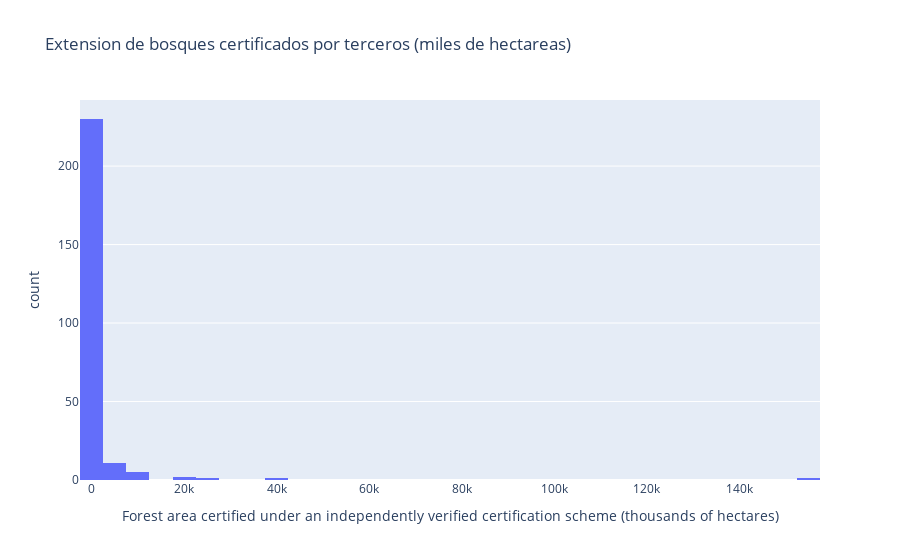

The notebook cell this image was saved under:
### Code cell
fig = px.histogram(bosques_data, x='Forest area certified under an independently verified certification scheme (thousands of hectares)',  title='Extension de bosques certificados por terceros (miles de hectareas)') # crear un histograma
fig.show() # crear gráfico

### Figure 1 — Plotly figure (JSON) as saved in the notebook; plotly's stock layout.template omitted (floating-point values rounded to 4 significant figures; data arrays with more than 128 entries replaced by an {"elided": "..."} marker saying what was removed)
{"data": [{"alignmentgroup": "True", "bingroup": "x", "hovertemplate": "Forest area certified under an independently verified certification scheme (thousands of hectares)=%{x}<br>count=%{y}<extra></extra>", "legendgroup": "", "marker": {"color": "#636efa", "pattern": {"shape": ""}}, "name": "", "offsetgroup": "", "orientation": "v", "showlegend": false, "type": "histogram", "x": {"elided": "251 float values"}, "xaxis": "x", "yaxis": "y"}], "layout": {"barmode": "relative", "legend": {"tracegroupgap": 0}, "title": {"text": "Extension de bosques certificados por terceros (miles de hectareas)"}, "xaxis": {"anchor": "y", "domain": [0, 1], "title": {"text": "Forest area certified under an independently verified certification scheme (thousands of hectares)"}}, "yaxis": {"anchor": "x", "domain": [0, 1], "title": {"text": "count"}}}}
